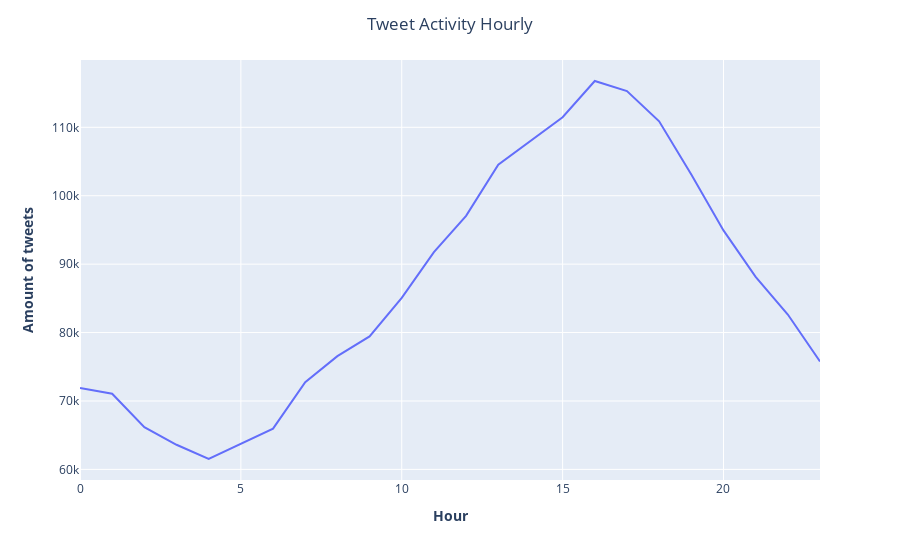

The notebook cell saved with this chart:
### Code cell
fig = px.line(freq_hour, x = 'hour', y= 'freq')

# Add figure title
fig.update_layout(
title_text="Tweet Activity Hourly",
title_x = 0.5
    )

# add axes
fig.update_xaxes(title_text="<b>Hour</b>")
fig.update_yaxes(title_text="<b>Amount of tweets</b>")

fig.show()

### Figure 1 — Plotly figure (JSON) as saved in the notebook; plotly's stock layout.template omitted (floating-point values rounded to 4 significant figures)
{"data": [{"hovertemplate": "hour=%{x}<br>freq=%{y}<extra></extra>", "legendgroup": "", "line": {"color": "#636efa", "dash": "solid"}, "marker": {"symbol": "circle"}, "mode": "lines", "name": "", "orientation": "v", "showlegend": false, "type": "scatter", "x": [0, 1, 2, 3, 4, 5, 6, 7, 8, 9, 10, 11, 12, 13, 14, 15, 16, 17, 18, 19, 20, 21, 22, 23], "xaxis": "x", "y": [71898, 71058, 66172, 63597, 61519, 63714, 65960, 72743, 76546, 79436, 85079, 91765, 97065, 104534, 108043, 111471, 116771, 115297, 110879, 103090, 94928, 88150, 82633, 75783], "yaxis": "y"}], "layout": {"legend": {"tracegroupgap": 0}, "margin": {"t": 60}, "title": {"text": "Tweet Activity Hourly", "x": 0.5}, "xaxis": {"anchor": "y", "domain": [0, 1], "title": {"text": "<b>Hour</b>"}}, "yaxis": {"anchor": "x", "domain": [0, 1], "title": {"text": "<b>Amount of tweets</b>"}}}}
